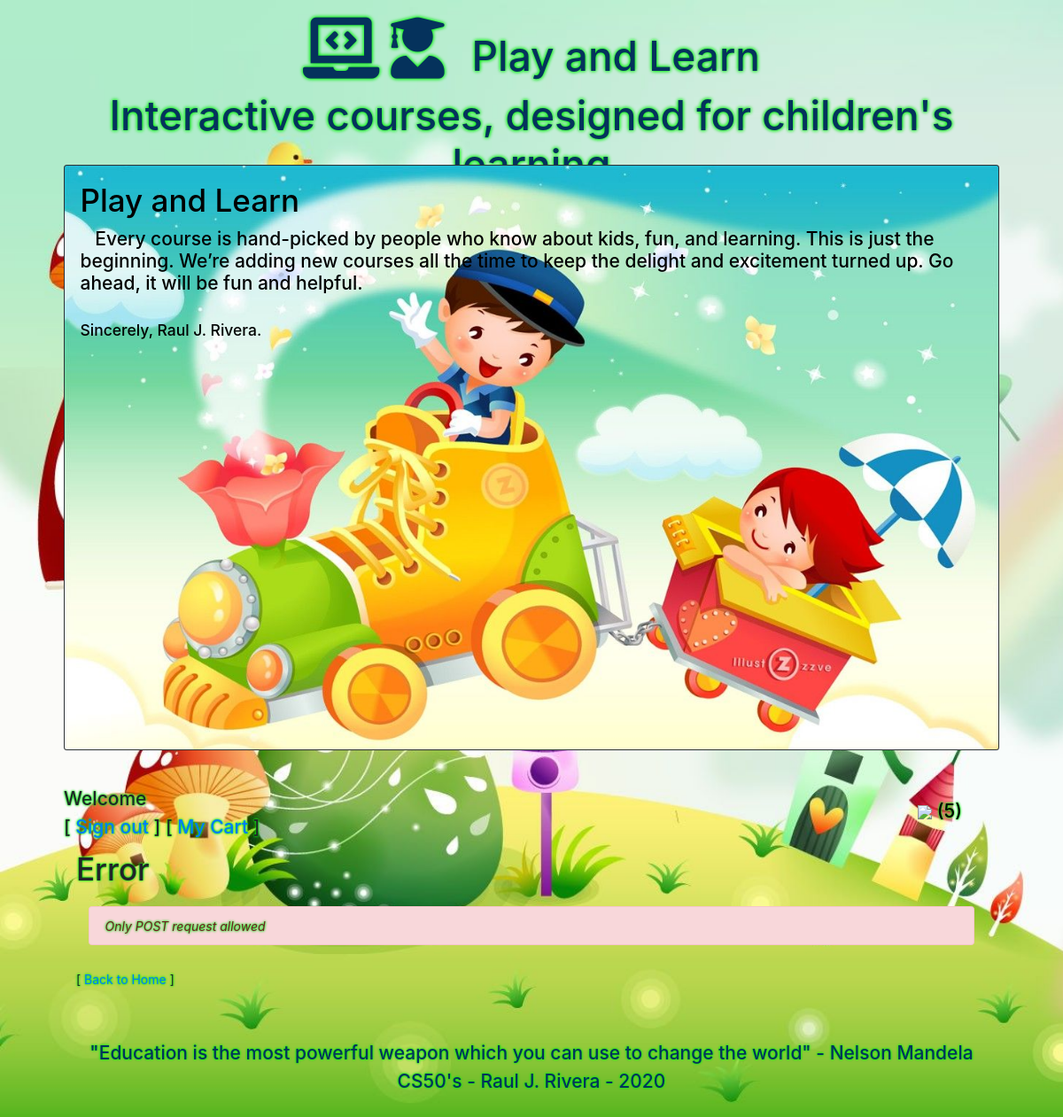
The page /showpurchase (signed in) on the database as committed earlier.
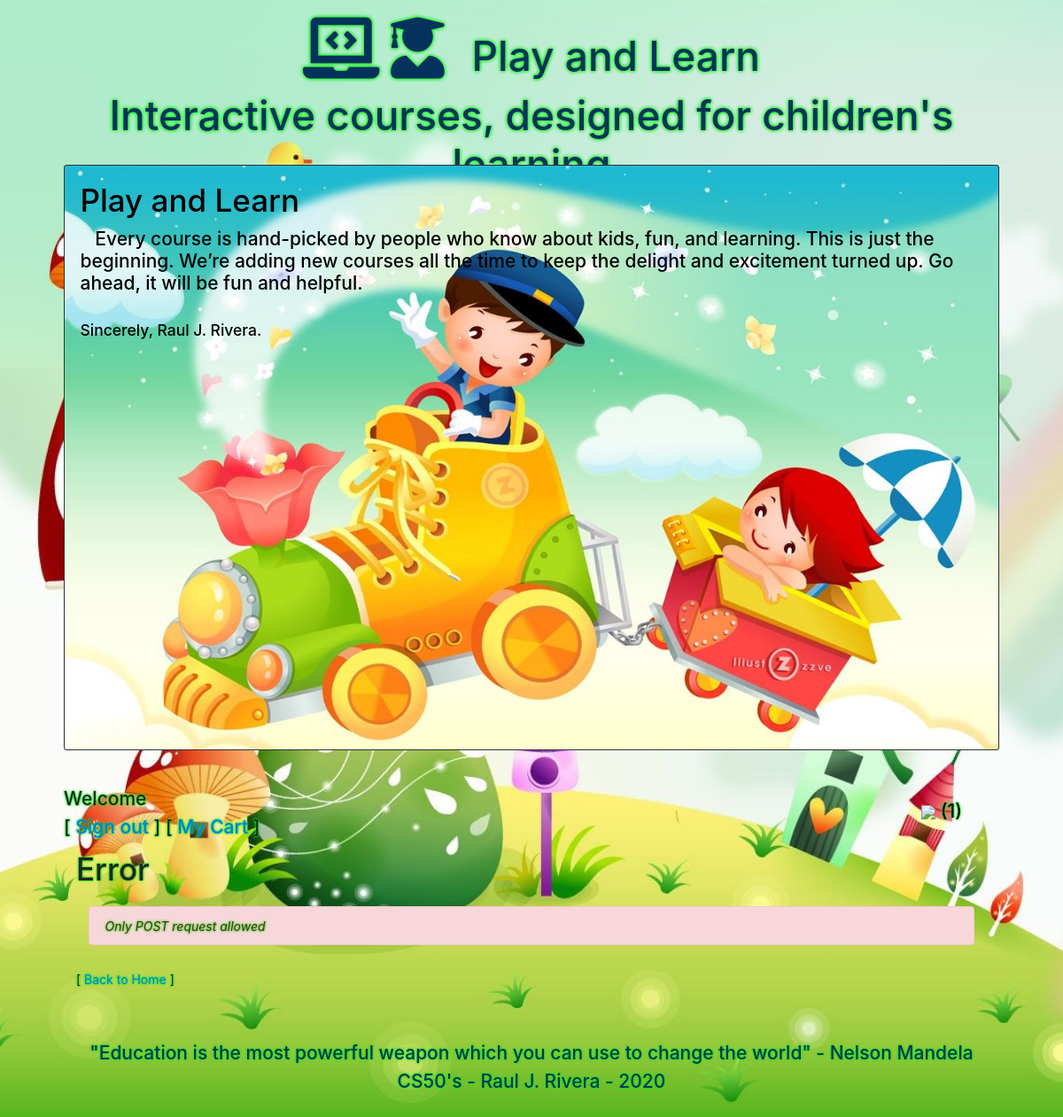
The same page on the database as committed later.
### courses/models.py (models this page shows, shortened)
class User(AbstractUser):
	def get_activeOrders(self):
		return self.orders.filter(active=True)

### courses/views.py (the view, shortened to what this page needs)
# urls.py: path('showpurchase', views.showpurchase, name="showpurchase"),
def showpurchase(request):
	if request.method != "POST":
		return render(request, "courses/error.html", {"msgType": "alert-danger", "message": "Only POST request allowed"})

### courses/templates/courses/error.html (shortened to what this page needs)
{% extends 'courses/layout.html' %}
{% block body %}
<section class="m-3">
	<h1>Error</h1>
	{% if message %}
	<div id="message_zone" class="p-3">
	    <div class="alert {{ msgType }}" role="alert">{{ message }}</div>
	</div>
	{% endif %}
    [&nbsp;<a href="{% url 'index' %}#inicio">Back to Home</a>&nbsp;]
</section>
{% endblock %}

### courses/templates/courses/layout.html (shortened to what this page needs)
{% load static %}
<!DOCTYPE html>
<html>
    <head>
        <link rel="stylesheet" href="https://stackpath.bootstrapcdn.com/bootstrap/4.5.2/css/bootstrap.min.css">
        <link rel="stylesheet" href="https://cdnjs.cloudflare.com/ajax/libs/font-awesome/5.14.0/css/all.min.css">
        <link rel="stylesheet" href="{% static 'courses/css/kids.css' %}" >
    </head>
    <body>
        <header>
            <div class="MyContainer" rol="main">
                <center>
                <span>
                    <i class="fas fa-laptop-code fa-3x"></i>&nbsp;
                    <i class="fas fa-user-graduate fa-3x"></i>
                </span>
                <h1>&nbsp;&nbsp;Play and Learn</h1><br>
                <h3>Interactive courses, designed for children's learning</h3><hr style="height:5px; border-width:0; background-color:green;">
                </center>
            </div>
        </header>
        <br>
        <div class="card bg-dark text-white">
          <img src="{% static 'courses/image/play.jpg' %}" class="card-img" alt="image">
          <div class="card-img-overlay">
            <h1 class="card-title" style="color: black;">Play and Learn</h1>
            <h4 class="card-text" style="color: black;">&nbsp;&nbsp;&nbsp;Every course is hand-picked by people who know about kids, fun, and learning.
    This is just the beginning. We’re adding new courses all the time to keep the delight and excitement turned up. Go ahead, it will be fun and helpful.</h4><br><br>
            <h5 class="card-text" style="color: black;">Sincerely, Raul J. Rivera.</h5>
          </div>
        </div><br><br>
        {% if user.is_authenticated %}
        <div class="MyContainer">
        <div class="float-right mr-5 mt-3">
            <a href="{% url 'displaycart' %}#inicio" class="nounderline text-white">
                <h4 style="color: black;"><img src="https://img.icons8.com/color/70/000000/shopping-cart-loaded.png"/> ({{ user.get_activeOrders.count }})</h4>
            </a>
        </div>
        </div>
        {% endif %}
        <div class="MyContainer">
            {% if user.is_authenticated %}
            <h4>Welcome <strong>{{user.first_name }} {{user.last_name }}</strong></h4>
            <h4>[ <a href="{% url 'logout' %}#inicio">Sign out</a> ]
            {% block extramenu %}
            [ <a href="{% url 'displaycart' %}#inicio">My Cart</a> ]</h4>
            {% endblock %}
            {% endif %}
            {% block body %}
            {% endblock %}
        </div>
        <footer>
            <div class="MyContainer">
                <center>
                <h4>"Education is the most powerful weapon which you can use to change the world" - Nelson Mandela</h4>
                <h4>CS50's - Raul J. Rivera - 2020</h4><br>
            </center>
            </div>
        </footer>
    </body>
</html>

Rows that differ between the two databases and show on the page:
changed User: get_activeOrders.count "5" → "1"
